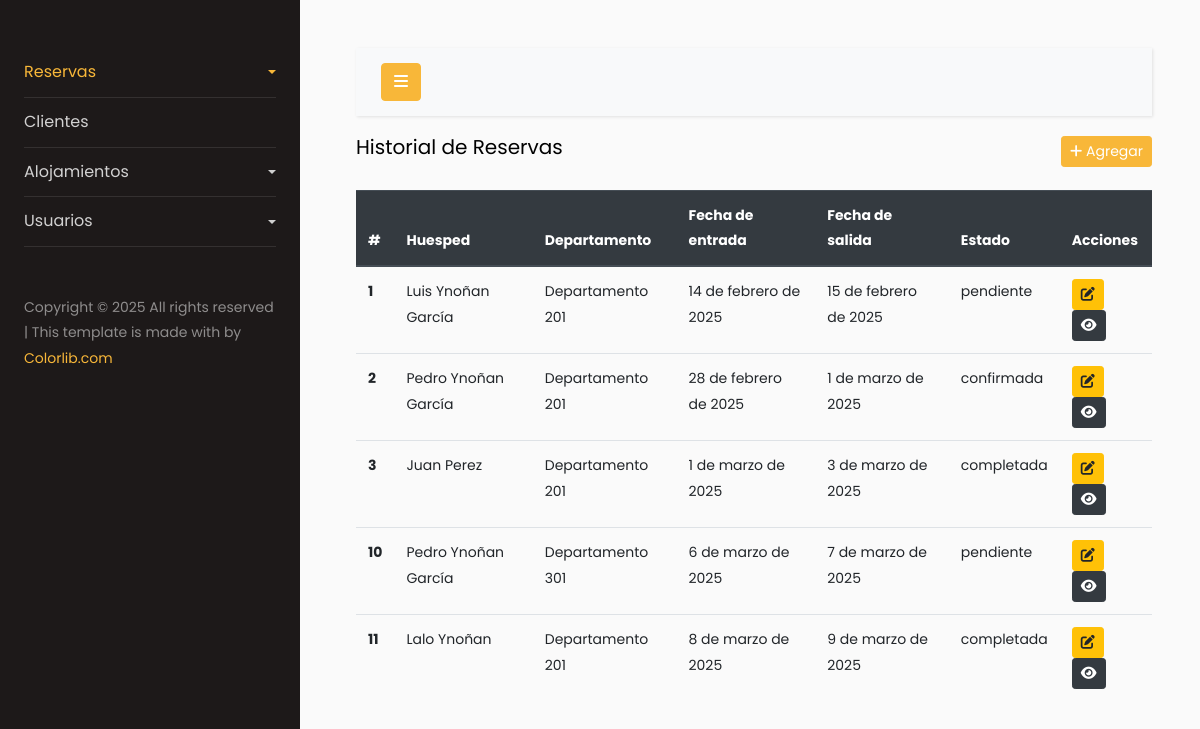
Before: /mdreser/reservas-historial/ with the older database file.
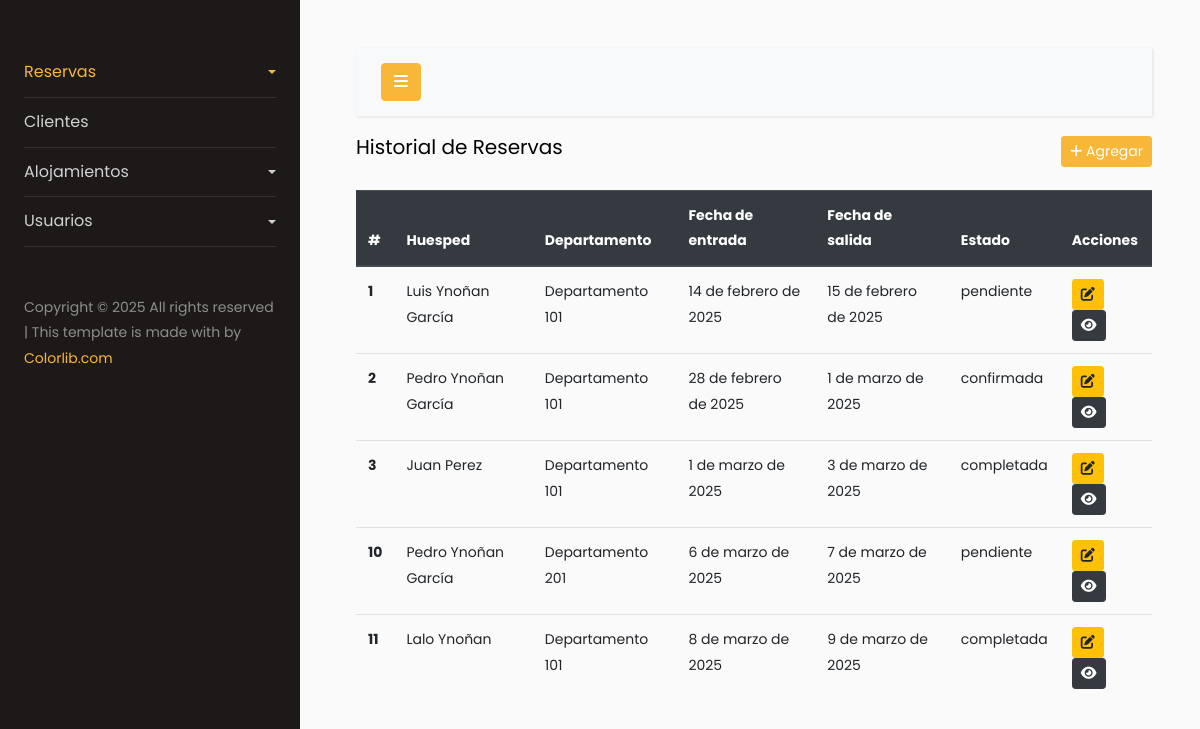
After: the same page with the newer database file.
### ReserApp/models.py (models this page shows, shortened)
class ModelsReservas(models.Model):
    ESTADOS_RESERVA = [
        ('pendiente', 'Pendiente'), # Adelanto del 50% del precio de la reserva
        ('confirmada', 'Confirmada'), # Adelanto del 100% del precio de la reserva
        ('completada', 'Completada'), # Estancia con check-in y check-out realizados
    ]
    id = models.AutoField(primary_key=True)
    customer_selection = models.ForeignKey(ModelsClientes, on_delete=models.CASCADE, related_name='Cliente', blank=True, null=True)
    departamento_selection = models.ForeignKey(Departamentos, on_delete=models.CASCADE, related_name='Departamento', blank=True, null=True)
    date_start = models.DateField(verbose_name='Fecha de inicio')
    date_end = models.DateField(verbose_name='Fecha de fin')
    number_nights = models.IntegerField(verbose_name='N°. Noches')
    number_people = models.IntegerField(validators=[MinValueValidator(1), MaxValueValidator(9)],verbose_name='Cantidad de personas')
    date_create_customer = models.DateTimeField(auto_now_add=True, verbose_name='Fecha de creacion')
    active_booking = models.CharField(max_length=15, choices=ESTADOS_RESERVA, default='pendiente')
    amount_paid = models.DecimalField(validators=[MinValueValidator(0)] ,max_digits=10, decimal_places=2, verbose_name='Monto Pagado', default=0)
    price_total = models.DecimalField(max_digits=10, decimal_places=2, verbose_name='Precio Total')
    class Meta:
        verbose_name = 'ModelsReservas'
        verbose_name_plural = 'ModelsReservas'
        db_table = 'ModelsReservas'

### alojamiento/models.py (models this page shows)
class Alojamiento(models.Model):
    name_booking =  models.CharField(max_length=255, unique=True ,verbose_name='Nombre del Alojamiento')
    description_booking = models.TextField(max_length=255, verbose_name='Descripción del Alojamiento')
    price_night = models.DecimalField(max_digits=10, decimal_places=2 ,verbose_name='Precio por noche')
    capacity_booking = models.IntegerField(verbose_name='Capacidad Maxima')
    size_booking = models.CharField(max_length=50, verbose_name='Tamaño del Alojamiento')
    active_booking = models.BooleanField(default=True, verbose_name='Estado del Alojamiento')
    class Meta:
        abstract  = True
    def __str__(self):
        return self.name_booking

class Departamentos(Alojamiento):
    costo_limpieza = models.DecimalField(
        max_digits=10, decimal_places=2, default=50.00,
        help_text="Costo fijo por servicio de limpieza (S/50.00)"
    )
    class Meta:
        verbose_name = 'Departamento'
        verbose_name_plural  = 'Departamentos'
        db_table = 'Departamentos'

### clientes/models.py (models this page shows)
class ModelsClientes(models.Model):
    name_customer = models.CharField(max_length=100, verbose_name='Nombre Completo')
    last_name_customer = models.CharField(max_length=100, verbose_name='Apellido')
    email_customer = models.EmailField(max_length=100, unique=True, verbose_name='Email')
    phone_customer = models.CharField(max_length=100, verbose_name='Telefono')
    address_customer = models.CharField(max_length=100, verbose_name='Direccion')
    city_customer = models.CharField(max_length=100, verbose_name='Ciudad')
    active_customer = models.BooleanField(verbose_name='Estado', default=True)
    date_create_customer = models.DateTimeField(auto_now_add=True, verbose_name='Fecha de creacion')
    def __str__(self):
        return f"{self.name_customer} {self.last_name_customer}"
    class Meta:
        verbose_name = 'Cliente'
        verbose_name_plural = 'Clientes'
        db_table = 'clientes'

### ReserApp/views.py (the view)
# urls.py: path('reservas-historial/', ListReservas.as_view(), name='index-historial-reservas'),
class ListReservas(ListView):
    model = ModelsReservas
    template_name = 'index-historial-reservas.html'
    context_object_name = 'reservar'
    paginate_by = 5

### ReserApp/templates/index-historial-reservas.html
{% extends 'index-intranet.html' %}
{% block content %}
<div class="d-flex justify-content-between align-items-center " style="margin-bottom: 20px;">
    <h5>Historial de Reservas</h5>
    <a href="#" class="btn btn-primary btn-sm"><i class="fa-solid fa-plus"></i> Agregar</a>
</div>
<table class="table table-hover">
    <thead class="thead-dark">
        <tr>
            <th scope="col">#</th>
            <th scope="col">Huesped</th>
            <th scope="col">Departamento</th>
            <th scope="col">Fecha de entrada</th>
            <th scope="col">Fecha de salida</th>
            <th scope="col">Estado</th>
            <th scope="col">Acciones</th>
        </tr>
    </thead>
    <tbody>
        {% for i in reservar %}
        <tr>
            <th scope="row">{{i.id}}</th>
            <td>{{i.customer_selection}}</td>
            <td>{{i.departamento_selection}}</td>
            <td>{{i.date_start}}</td>
            <td>{{i.date_end}}</td>
            <td>{{i.active_booking}}</td>
            <td>
                <a href="{% url 'ReserApp:edit-reserva' i.id %}" class="btn btn-warning btn-sm"><i class="fa-solid fa-pen-to-square"></i></a>
                <a href="#" class="btn btn-dark btn-sm"><i class="fa-solid fa-eye"></i></a>
            </td>
        </tr>
        {% endfor %}
    </tbody>
</table>
{% endblock %}

Changed rows visible on the page:
changed through a linked row, ModelsReservas "14 de febrero de 2025": departamento_selection "Departamento 201" → "Departamento 101"
changed through a linked row, ModelsReservas "28 de febrero de 2025": departamento_selection "Departamento 201" → "Departamento 101"
changed through a linked row, ModelsReservas "3 de marzo de 2025": departamento_selection "Departamento 201" → "Departamento 101"
changed through a linked row, ModelsReservas id 10: departamento_selection "Departamento 301" → "Departamento 201"
changed through a linked row, ModelsReservas "8 de marzo de 2025": departamento_selection "Departamento 201" → "Departamento 101"
